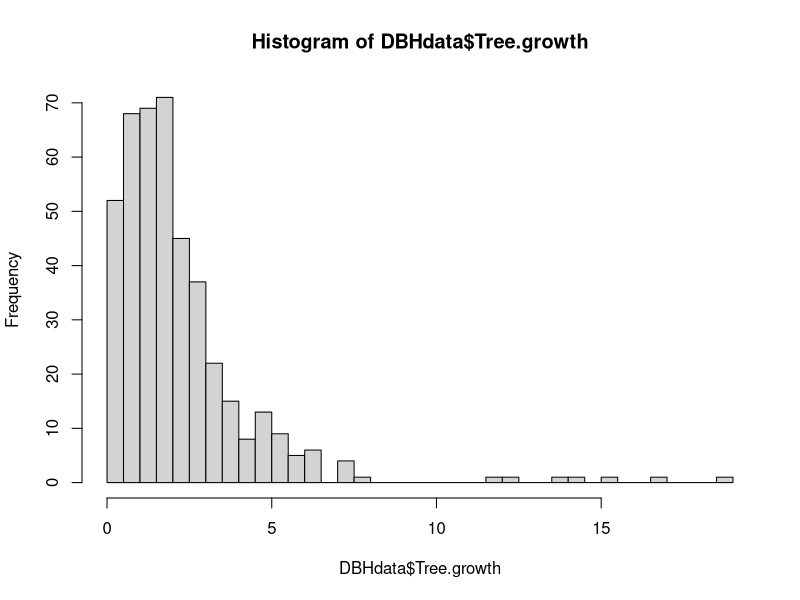
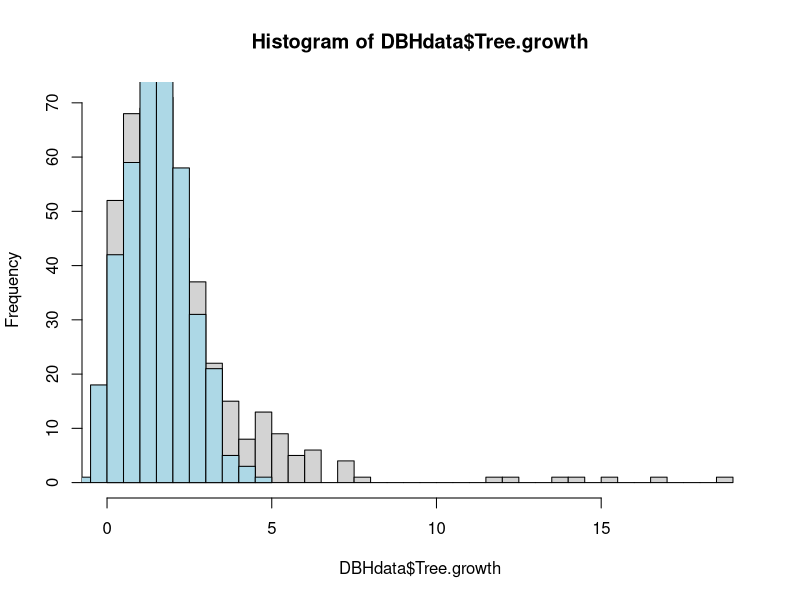
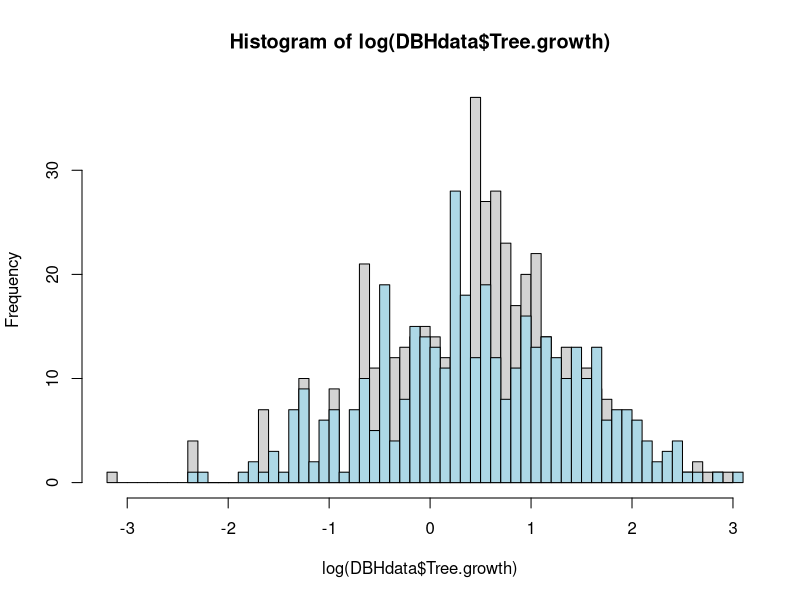
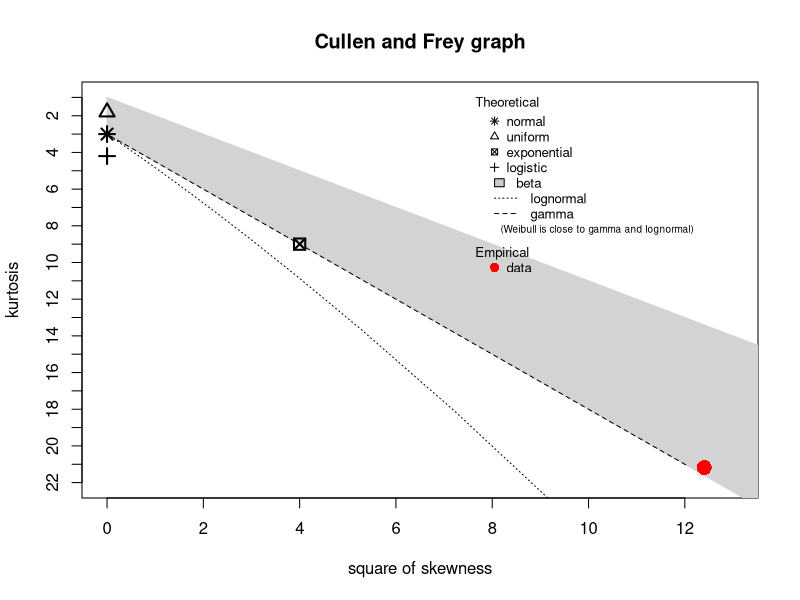
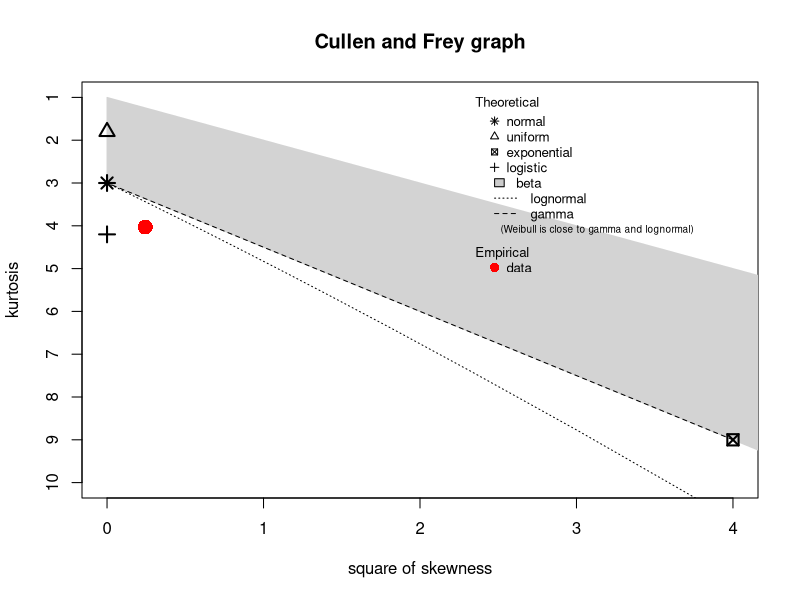
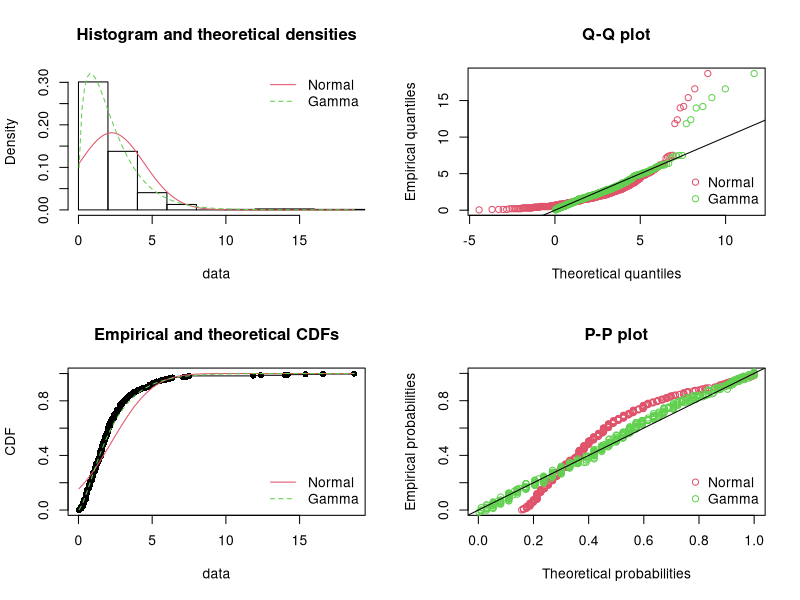
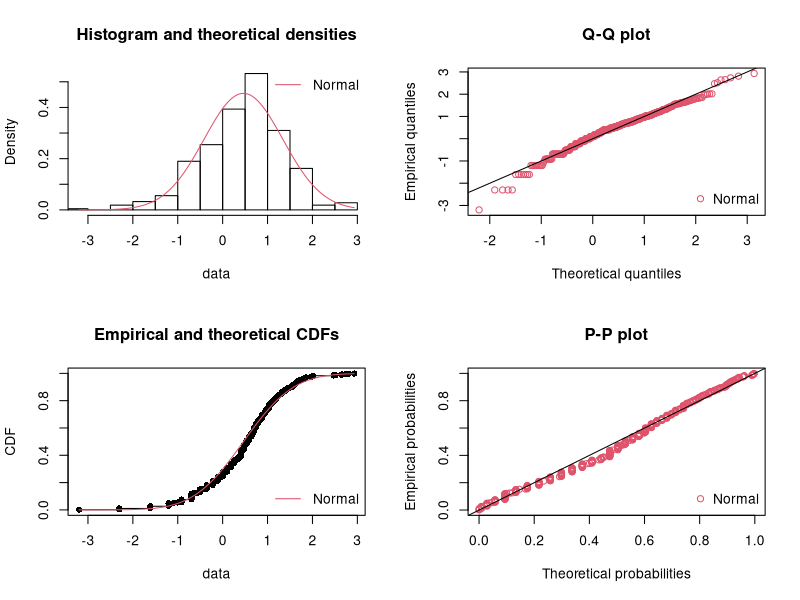
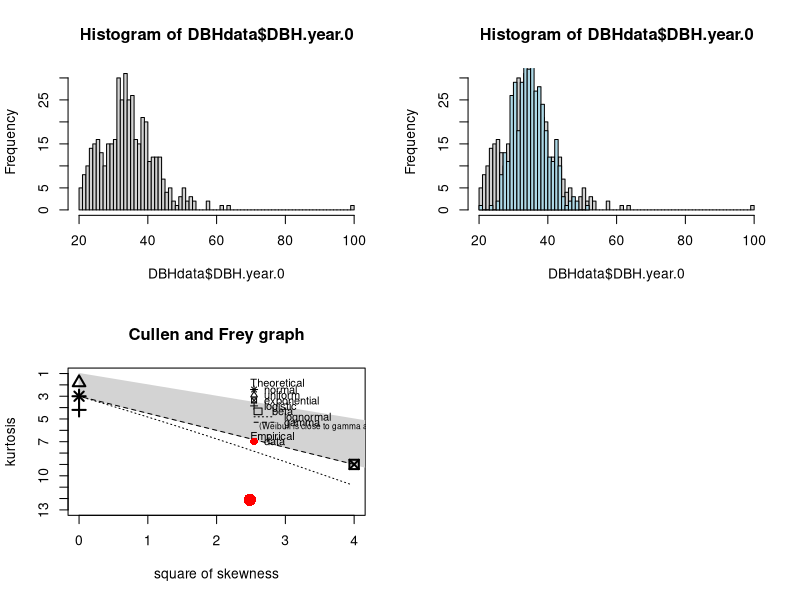

Recreate these plots in R, in order.
## ---- chunk 1

data = read.csv("./dataset/all_plots.csv", stringsAsFactors = FALSE)
## ---- chunk 2
summary(data)
sapply(data, typeof)
sapply(data[c(2,3,4,5,8,9,10,11,12,13,14,15)], unique)
## ---- chunk 3
DBHdata = data[1:9]
## ---- chunk 4
# blank "Large", assume "No" where it's blank
DBHdata[DBHdata$Large == "", "Tree.Number"]
DBHdata[DBHdata$Large == "", "Large"] = "No"
## ---- chunk 5
# blank "Alive.at.year.6"
DBHdata[DBHdata$Alive.at.year.6 == "", 1:7]

# 20 rows with blank "Alive.at.year.6" have valid values for "DBH.year.6", assume they have "Yes" for "Alive.at.year.6"
DBHdata[DBHdata$Alive.at.year.6 == "" & !(is.na(DBHdata$DBH.year.6)), "Alive.at.year.6"] = "Yes"

# the rest 8 rows with blank "Alive.at.year.6" have NA for "DBH.year.6", not sure whether the trees are not alive, or just missing records in year6, so no modification.
## ---- chunk 6
# NA in "DBH.year.6", no modification
DBHdata[is.na(DBHdata$DBH.year.6), 1:7]

# 9 NAs for "DBH.year.6", 8 rows are the rows where "Alive.at.year.6" is blank, and one exception.
## ---- chunk 7
# NA in "DBH.year.0", no modification
DBHdata[is.na(DBHdata$DBH.year.0), 1:7] # 2 NAs for "DBH.year.0"
## ---- chunk 8
# NA in "Class.year.0" and NA in "Class.year.6", no modification
DBHdata[is.na(DBHdata$Class.year.0) | is.na(DBHdata$Class.year.6), ]

# All NA appears where there's NA for DBH (2 in year0, 9 in year6), but 2 exceptions where there's valid values for DBH:
# both in Plot5(T2: Radial), Tree.Number 148, 149, they have extremely large DBH.
## ---- chunk 9
DBHdata$Tree.growth = DBHdata$DBH.year.6 - DBHdata$DBH.year.0
## ---- chunk 10
DBHdata[is.na(DBHdata$Tree.growth) | DBHdata$Tree.growth <= 0, ] # rows to be removed
DBHdata = DBHdata[!(is.na(DBHdata$Tree.growth)) & DBHdata$Tree.growth > 0, ]
## ---- chunk 11
DBHdata$Treatment = factor(DBHdata$Treatment)
DBHdata$Large = factor(DBHdata$Large)
## ---- chunk 12
summary(DBHdata$Tree.growth)
var(DBHdata$Tree.growth) # quite large variance, variance = twice mean
hist(DBHdata$Tree.growth, breaks = 50)

# super rough comparison
set.seed(0)
hist(DBHdata$Tree.growth, breaks = 50)
hist(rnorm(400, 1.5), breaks = 20, add = TRUE, col = "light blue")
# very skewed and long heavy tail compared to normal distribution

hist(log(DBHdata$Tree.growth), breaks = 50)
hist(rnorm(400, 0.5), breaks = 40, add = TRUE, col = "light blue")
# taking log seems to make the shape closer to normal, but still different from normal
## ---- chunk 13
library(fitdistrplus)
descdist(DBHdata$Tree.growth) # closer to gamma distribution
descdist(log(DBHdata$Tree.growth))
## ---- chunk 14
fitdis1 = fitdist(DBHdata$Tree.growth, "norm")
fitdis2 = fitdist(DBHdata$Tree.growth, "gamma")
summary(fitdis1); summary(fitdis2)

par(mfrow = c(2, 2))
denscomp(list(fitdis1, fitdis2), legendtext = c("Normal","Gamma"))
qqcomp(list(fitdis1, fitdis2), legendtext = c("Normal","Gamma"))
cdfcomp(list(fitdis1, fitdis2), legendtext = c("Normal","Gamma"))
ppcomp(list(fitdis1, fitdis2), legendtext = c("Normal","Gamma"))

# Gamma better describes "Tree.growth" than normal, but the positive tail still doesn't fit
## ---- chunk 15
fitdis3 = fitdist(log(DBHdata$Tree.growth), "norm")
summary(fitdis3)

par(mfrow = c(2, 2))
denscomp(fitdis3, legendtext = "Normal")
qqcomp(fitdis3, legendtext = "Normal")
cdfcomp(fitdis3, legendtext = "Normal")
ppcomp(fitdis3, legendtext = "Normal")

# log(Tree.growth) can roughly be normal
## ---- chunk 16
summary(DBHdata$DBH.year.0)
var(DBHdata$DBH.year.0) # quite large variance, variance = twice mean
hist(DBHdata$DBH.year.0, breaks = 100)

# super rough comparison
set.seed(0)
hist(DBHdata$DBH.year.0, breaks = 100)
hist(rnorm(400, 35, 5), breaks = 40, add = TRUE, col = "light blue")
# DBH.year.0 has too many values within 20-30 to fit a normal shape
## ---- chunk 17
descdist(DBHdata$DBH.year.0)
## ---- chunk 18
fitdis4 = fitdist(DBHdata$DBH.year.0, "norm")
summary(fitdis4)

par(mfrow = c(2, 2))
denscomp(fitdis4, legendtext = "Normal")
qqcomp(fitdis4, legendtext = "Normal")
cdfcomp(fitdis4, legendtext = "Normal")
ppcomp(fitdis4, legendtext = "Normal")

# DBH.yea.0 is not quite like normal distribution, its distribution is also quite different from Tree.growth
# curve shape in the QQplot->maybe some transformation will make it closer to normal
## ---- chunk 19
plot(DBHdata$DBH.year.0, DBHdata$Tree.growth, type = "p", xlab = "DBH.year.0", ylab = "Tree.growth")

plot(DBHdata$DBH.year.0, DBHdata$Tree.growth, type = "p", col = DBHdata$Treatment, xlim = c(20, 70), ylim = c(0, 8), xlab = "DBH.year.0", ylab = "Tree.growth(zoom in)")
legend("topright", legend = c("Control", "T1: Gap", "T2: Radial"), fill = c(1, 2, 3))

plot(DBHdata$DBH.year.0, DBHdata$Tree.growth, type = "p", col = DBHdata$Large, xlim = c(20, 70),ylim = c(0, 8), xlab = "DBH.year.0", ylab = "Tree.growth(zoom in)")
legend("topright", legend = c("not large", "large"), fill = c(1, 2))
## ---- chunk 20
par(mfrow = c(3, 4))
for (i in seq(1:12))
  plot(DBHdata[DBHdata$Plot == i, "DBH.year.0"], DBHdata[DBHdata$Plot == i, "Tree.growth"], type = "p", col = DBHdata[DBHdata$Plot == i, "Treatment"], xlim = c(20, 70), ylim = c(0, 8), xlab = "DBH.year.0", ylab = paste("Plot", i, "Tree.growth"))
## ---- chunk 21
par(mfrow = c(3, 4))
for (i in seq(1:12))
  plot(DBHdata[DBHdata$Plot == i, "DBH.year.0"], log(DBHdata[DBHdata$Plot == i, "Tree.growth"]), type = "p", col = DBHdata[DBHdata$Plot == i, "Treatment"], xlim = c(20, 70), ylim = c(-3, 3), xlab = "DBH.year.0", ylab = paste("Plot", i, "log growth"))
## ---- chunk 22
par(mfrow = c(1, 3))
for (i in c("Control", "T1: Gap", "T2: Radial"))
  plot(DBHdata[DBHdata$Treatment == i, "DBH.year.0"], DBHdata[DBHdata$Treatment == i, "Tree.growth"], type = "p", col = DBHdata$Large, xlim = c(20, 70), ylim = c(0, 8), xlab = "DBH.year.0", ylab = paste(i, "Tree.growth"))
## ---- chunk 23
par(mfrow = c(1, 3))
for (i in c("Control", "T1: Gap", "T2: Radial"))
  plot(DBHdata[DBHdata$Treatment == i, "DBH.year.0"], log(DBHdata[DBHdata$Treatment == i, "Tree.growth"]), type = "p", col = DBHdata$Large, xlim = c(20, 70), ylim = c(-3, 3), xlab = "DBH.year.0", ylab = paste(i, "log growth"))
## ---- chunk 24
# best model derived from Tree.growth~DBH.year.0*Large*Treatment
glm1.0 = glm(Tree.growth~-1+DBH.year.0+Large+DBH.year.0:Large+Treatment:Large, data = DBHdata)
summary(glm1.0)

tss = sum((DBHdata$Tree.growth-mean(DBHdata$Tree.growth))^2) #TSS
rss = sum((DBHdata$Tree.growth-fitted(glm1.0))^2) #RSS
tss; rss
(tss-rss)/tss #R^2

plot(glm1.0)
plot(DBHdata$Tree.growth, fitted(glm1.0), type = "p", col = DBHdata$Treatment)
abline(0, 1)
## ---- chunk 25
# better than glm1.0, with increased Rsquare value and much smaller and "flat" residuals, but still not a good enough model for Tree.growth
glm2.0 = glm(Tree.growth~Treatment+Large+DBH.year.0+Treatment:DBH.year.0+Large:DBH.year.0, family = "Gamma", data = DBHdata)
summary(glm2.0)

tss = sum((DBHdata$Tree.growth-mean(DBHdata$Tree.growth))^2) #TSS
rss = sum((DBHdata$Tree.growth-fitted(glm2.0))^2) #RSS
tss; rss
(tss-rss)/tss #R^2

plot(glm2.0)
plot(DBHdata$Tree.growth, fitted(glm2.0), type = "p", col = DBHdata$Treatment)
abline(0, 1)
## ---- chunk 26
# view instances marked as outliers in the residual plots and Cook's distance plots in both glm1.0 and glm2.0
DBHdata[c("198","141","393","96","81","156"), ] # 4 outof 6 has large Tree.growth > 8
## ---- chunk 27
DBHdrop = subset(DBHdata, !(Tree.Number == 225 | Tree.Number == 478 | Tree.Number == 496 | Tree.Number == 71 | Tree.Number == 77 | Tree.Number == 184))
## ---- chunk 28
glm1.1 = glm(Tree.growth~-1+DBH.year.0+Large+Treatment+DBH.year.0:Large+Treatment:Large, data = DBHdrop)
summary(glm1.1)

tss = sum((DBHdrop$Tree.growth-mean(DBHdrop$Tree.growth))^2) #TSS
rss = sum((DBHdrop$Tree.growth-fitted(glm1.1))^2) #RSS
tss; rss
(tss-rss)/tss #R^2

plot(glm1.1)
plot(DBHdrop$Tree.growth, fitted(glm1.1), type = "p", col = DBHdrop$Treatment)
abline(0, 1)
## ---- chunk 29
glm2.1 = glm(Tree.growth~Treatment+Large+DBH.year.0+Treatment:DBH.year.0+Large:DBH.year.0, family = "Gamma", data = DBHdrop)
summary(glm2.1)

tss = sum((DBHdrop$Tree.growth-mean(DBHdrop$Tree.growth))^2) #TSS
rss = sum((DBHdrop$Tree.growth-fitted(glm2.1))^2) #RSS
tss; rss
(tss-rss)/tss #R^2

plot(glm2.1)
plot(DBHdrop$Tree.growth, fitted(glm2.1), type = "p", col = DBHdrop$Treatment)
abline(0, 1)
## ---- chunk 30
DBHdrop[DBHdrop$Tree.growth >= 8, ]
DBHremove = DBHdrop[DBHdrop$Tree.growth < 8, ]
## ---- chunk 31
glm1.2 = glm(Tree.growth~Treatment+Large+DBH.year.0+Large:DBH.year.0+Treatment:Large, data = DBHremove)
summary(glm1.2)

tss = sum((DBHremove$Tree.growth-mean(DBHremove$Tree.growth))^2) #TSS
rss = sum((DBHremove$Tree.growth-fitted(glm1.2))^2) #RSS
tss; rss
(tss-rss)/tss #R^2

plot(glm1.2)
plot(DBHremove$Tree.growth, fitted(glm1.2), type = "p", col = DBHremove$Treatment)
abline(0, 1)
## ---- chunk 32
glm2.2 = glm(Tree.growth~Treatment+Large+DBH.year.0+Treatment:DBH.year.0+Large:DBH.year.0, family = "Gamma", data = DBHremove)
summary(glm2.2)

tss = sum((DBHremove$Tree.growth-mean(DBHremove$Tree.growth))^2) #TSS
rss = sum((DBHremove$Tree.growth-fitted(glm2.2))^2) #RSS
tss; rss
(tss-rss)/tss #R^2

plot(glm2.2)
plot(DBHremove$Tree.growth, fitted(glm2.2), type = "p", col = DBHremove$Treatment)
abline(0, 1)
## ---- chunk 33
library(lme4)
mixed1.0 = lmer(Tree.growth~DBH.year.0+Large+Treatment+DBH.year.0:Large+Treatment:Large+(DBH.year.0+Large+Treatment+DBH.year.0:Large+Treatment:Large|Plot), data = DBHdata)
summary(mixed1.0)
VarCorr(mixed1.0)
y.hat1.0 <- fitted(mixed1.0) # Fitted values
int.hat1.0 <- ranef(mixed1.0)[[1]][[1]] # Predicted intercepts
res.hat1.0 <- residuals(mixed1.0) # Estimated residuals
tss = sum((DBHdata$Tree.growth-mean(DBHdata$Tree.growth))^2) #TSS
rss = sum((DBHdata$Tree.growth-y.hat1.0)^2) #RSS
tss; rss; (tss-rss)/tss #R^2
## ---- chunk 34
qqnorm(int.hat1.0, main="Random Intercepts"); qqline(int.hat1.0)
qqnorm(res.hat1.0, main="Residuals"); qqline(res.hat1.0)
plot(y.hat1.0, res.hat1.0, xlab="Fitted Values", ylab="Residuals")
abline(h=0, lty=2)
plot(DBHdata$Tree.growth, y.hat1.0, col = DBHdata$Treatment)
abline(0, 1)
plot(DBHdata$Tree.growth, y.hat1.0, col = DBHdata$Large)
abline(0, 1)
## ---- chunk 35
mixed1.1 = lmer(Tree.growth~DBH.year.0+Large+Treatment+DBH.year.0:Large+Treatment:Large+(DBH.year.0+Large+Treatment+DBH.year.0:Large+Treatment:Large|Plot), data = DBHremove)
summary(mixed1.1)
VarCorr(mixed1.1)
y.hat1.1 <- fitted(mixed1.1) # Fitted values
int.hat1.1 <- ranef(mixed1.1)[[1]][[1]] # Predicted intercepts
res.hat1.1 <- residuals(mixed1.1) # Estimated residuals
tss = sum((DBHremove$Tree.growth-mean(DBHremove$Tree.growth))^2) #TSS
rss = sum((DBHremove$Tree.growth-y.hat1.1)^2) #RSS
tss; rss; (tss-rss)/tss #R^2
## ---- chunk 36
qqnorm(int.hat1.1, main="Random Intercepts"); qqline(int.hat1.1)
qqnorm(res.hat1.1, main="Residuals"); qqline(res.hat1.1)
plot(y.hat1.1, res.hat1.1, xlab="Fitted Values", ylab="Residuals")
abline(h=0, lty=2)
plot(DBHremove$Tree.growth, y.hat1.1, col = DBHremove$Treatment)
abline(0, 1)
plot(DBHremove$Tree.growth, y.hat1.1, col = DBHremove$Large)
abline(0, 1)
## ---- chunk 37
plot(DBHdata$DBH.year.0, DBHdata$DBH.year.6, type = "p") # 8 points outside main group
DBHrm = DBHdata[DBHdata$Tree.growth < 10 & DBHdata$DBH.year.0 < 80, ] # dataframe without the 8 rows
## ---- chunk 38
plot(DBHdata$DBH.year.0, DBHdata$DBH.year.6, type = "p", col = DBHdata$Treatment)
legend("bottomright", legend = c("Control", "T1", "T2"), fill = c("black", "red", "green"))
plot(DBHdata$DBH.year.0, DBHdata$DBH.year.6, type = "p", col = DBHdata$Large)
legend("bottomright", legend = c("not-large", "large"), fill = c("black", "red"))
plot(DBHrm$DBH.year.0, DBHrm$DBH.year.6, type = "p", col = DBHrm$Treatment)
legend("bottomright", legend = c("Control", "T1", "T2"), fill = c("black", "red", "green"))
plot(DBHrm$DBH.year.0, DBHrm$DBH.year.6, type = "p", col = DBHrm$Large)
legend("bottomright", legend = c("not-large", "large"), fill = c("black", "red"))

cor(DBHdata$DBH.year.0, DBHdata$DBH.year.6) #0.9679595
## ---- chunk 39
# best model derived from DBH.year.6~DBH.year.0*Treatment*Large
glm3.0 = glm(DBH.year.6~DBH.year.0+Treatment+Large+DBH.year.0:Large+Treatment:Large, data = DBHdata)
summary(glm3.0)

tss = sum((DBHdata$DBH.year.6-mean(DBHdata$DBH.year.6))^2) #TSS
rss = sum((DBHdata$DBH.year.6-glm3.0$fitted.values)^2) #RSS
(tss-rss)/tss #R^2 = 0.9541006

par(mfrow=c(2,2))
plot(glm3.0)
par(mfrow=c(1,1))
plot(DBHdata$DBH.year.6, glm3.0$fitted.values, type = "p", col = DBHdata$Treatment)
legend("bottomright", legend = c("Control", "T1", "T2"), fill = c("black", "red", "green"))
abline(0,1)
plot(DBHdata$DBH.year.6, glm3.0$fitted.values, type = "p", col = DBHdata$Large)
legend("bottomright", legend = c("not-large", "large"), fill = c("black", "red"))
abline(0,1)
## ---- chunk 40
# same formula as glm3.0
glm4.0 = glm(DBH.year.6~DBH.year.0+Treatment+Large+DBH.year.0:Large+Treatment:Large, data = DBHrm)
summary(glm4.0)

tss = sum((DBHrm$DBH.year.6-mean(DBHrm$DBH.year.6))^2) #TSS
rss = sum((DBHrm$DBH.year.6-glm4.0$fitted.values)^2) #RSS
(tss-rss)/tss #R^2 = 0.9801139

par(mfrow=c(2,2))
plot(glm4.0)
par(mfrow=c(1,1))
plot(DBHrm$DBH.year.6, glm4.0$fitted.values, type = "p", col = DBHrm$Treatment)
legend("bottomright", legend = c("Control", "T1", "T2"), fill = c("black", "red", "green"))
abline(0,1)
plot(DBHrm$DBH.year.6, glm4.0$fitted.values, type = "p", col = DBHrm$Large)
legend("bottomright", legend = c("not-large", "large"), fill = c("black", "red"))
abline(0,1)
## ---- chunk 41

DBHdata$log_DBH.year.0 <- log(DBHdata$DBH.year.0)
DBHdata$log_DBH.year.6 <- log(DBHdata$DBH.year.6)

log_model_01 <- glm(log_DBH.year.6 ~ (log_DBH.year.0 + Treatment + Large)^2, family='gaussian', data=DBHdata)

# Step-wise selection (AIC)
log_model_02 <- step(log_model_01, trace=F)
summary(log_model_02)

# Step-wise selection (BIC)
k <- log(length(DBHdata$log_DBH.year.6))
log_model_03 <- step(log_model_01, k=k, trace=F)
summary(log_model_03)

# H_0: No significant difference in the fit of models 2 and 3
anova(log_model_02, log_model_03, test='Chi')
# Reject H_0 ... the larger model (2) is useful
## ---- chunk 42
plot(log_model_02)
# Check outliers, remove if possible
print('Large residuals (Absolute value larger than 0.15)')
log_model_02$residuals[log_model_02$residuals>0.15]
